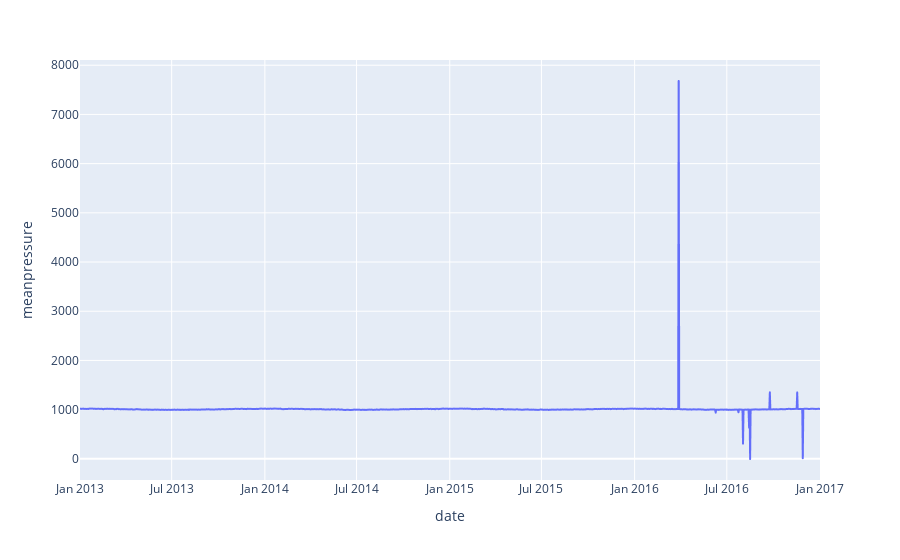

This figure's notebook cell:
### Code cell
figure = px.line(data_train, x='date', y='meanpressure')
figure.show()

### Figure 1 — Plotly figure (JSON) as saved in the notebook; plotly's stock layout.template omitted (floating-point values rounded to 4 significant figures; data arrays with more than 128 entries replaced by an {"elided": "..."} marker saying what was removed)
{"data": [{"hovertemplate": "date=%{x}<br>meanpressure=%{y}<extra></extra>", "legendgroup": "", "line": {"color": "#636efa", "dash": "solid"}, "marker": {"symbol": "circle"}, "mode": "lines", "name": "", "showlegend": false, "type": "scattergl", "x": {"elided": "1462 str values"}, "xaxis": "x", "y": {"elided": "1462 float values"}, "yaxis": "y"}], "layout": {"legend": {"tracegroupgap": 0}, "margin": {"t": 60}, "xaxis": {"anchor": "y", "domain": [0, 1], "title": {"text": "date"}}, "yaxis": {"anchor": "x", "domain": [0, 1], "title": {"text": "meanpressure"}}}}
